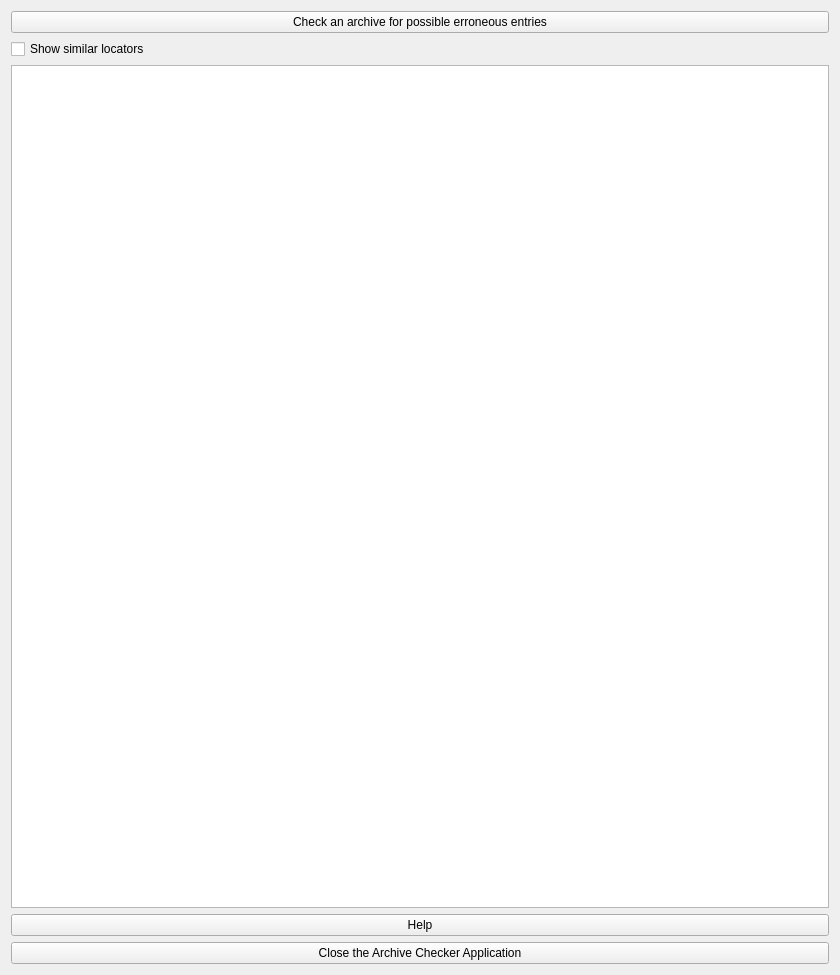
<?xml version="1.0" encoding="UTF-8"?>
<ui version="4.0">
 <class>Form</class>
 <widget class="QWidget" name="Form">
  <property name="geometry">
   <rect>
    <x>0</x>
    <y>0</y>
    <width>840</width>
    <height>975</height>
   </rect>
  </property>
  <property name="windowTitle">
   <string>Form</string>
  </property>
  <layout class="QVBoxLayout" name="verticalLayout">
   <item>
    <widget class="QPushButton" name="pushButtonCheck">
     <property name="text">
      <string>Check an archive for possible erroneous entries</string>
     </property>
     <property name="autoDefault">
      <bool>true</bool>
     </property>
    </widget>
   </item>
   <item>
    <widget class="QCheckBox" name="checkBoxSimilarLocators">
     <property name="text">
      <string>Show similar locators</string>
     </property>
    </widget>
   </item>
   <item>
    <widget class="QTextEdit" name="textEdit"/>
   </item>
   <item>
    <widget class="QPushButton" name="pushButtonHelp">
     <property name="text">
      <string>Help</string>
     </property>
    </widget>
   </item>
   <item>
    <widget class="QPushButton" name="pushButtonExit">
     <property name="text">
      <string>Close the Archive Checker Application</string>
     </property>
    </widget>
   </item>
  </layout>
 </widget>
 <resources/>
 <connections>
  <connection>
   <sender>pushButtonExit</sender>
   <signal>clicked()</signal>
   <receiver>Form</receiver>
   <slot>close()</slot>
   <hints>
    <hint type="sourcelabel">
     <x>419</x>
     <y>929</y>
    </hint>
    <hint type="destinationlabel">
     <x>419</x>
     <y>487</y>
    </hint>
   </hints>
  </connection>
 </connections>
</ui>
